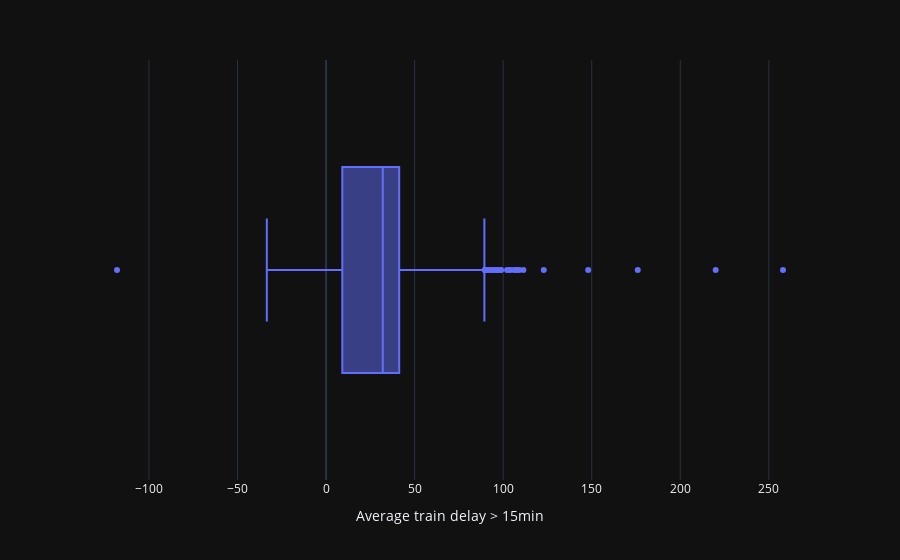

The notebook cell saved with this chart:
### Code cell
px.box(data, x='Average train delay > 15min')

### Figure 1 — Plotly figure (JSON) as saved in the notebook; plotly's stock layout.template omitted (floating-point values rounded to 4 significant figures; data arrays with more than 128 entries replaced by an {"elided": "..."} marker saying what was removed)
{"data": [{"alignmentgroup": "True", "hovertemplate": "Average train delay > 15min=%{x}<extra></extra>", "legendgroup": "", "marker": {"color": "#636efa"}, "name": "", "notched": false, "offsetgroup": "", "orientation": "h", "showlegend": false, "x": {"elided": "7806 float values"}, "x0": " ", "xaxis": "x", "y0": " ", "yaxis": "y", "type": "box"}], "layout": {"xaxis": {"anchor": "y", "domain": [0.0, 1.0], "title": {"text": "Average train delay > 15min"}}, "yaxis": {"anchor": "x", "domain": [0.0, 1.0]}, "legend": {"tracegroupgap": 0}, "margin": {"t": 60}, "boxmode": "group"}}
